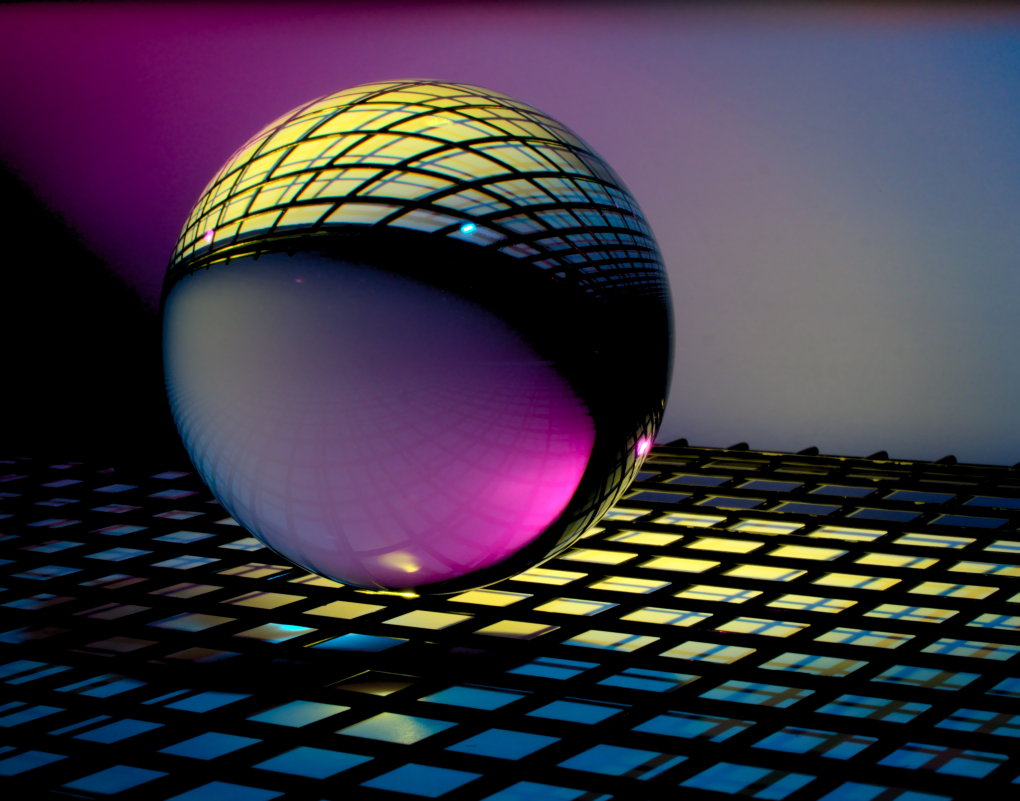
#> input picture images/glass-ball.jpg, 4077 x 3203 px (shown at 1/4 size)
$ python translation_rotation_scaling.py
#> lines starting #> are read from the running program, lines starting #| are printed output that depends on the picture
# import Opencv and numpy
import cv2 as cv
import numpy as np

# create instance of the image
img = cv.imread('../../images/glass-ball.jpg')
#> img is the input picture: shape (3203, 4077, 3); mean B, G, R 68.2, 54.6, 62.2
# check The image size
print(img.shape[:2])
#| (3203, 4077)
#######################################################################
#Image Resize

# Image size is very large so lets scale it down to (640, 480)
img_scale = cv.resize(img, (640,480), interpolation=cv.INTER_AREA)
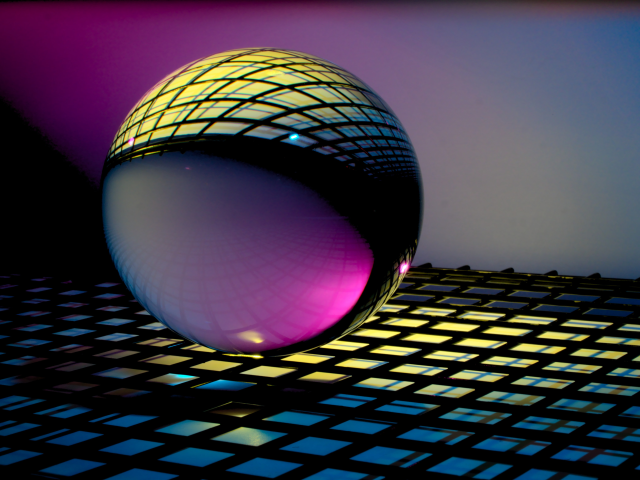
#> img_scale: shape (480, 640, 3); mean B, G, R 68.2, 54.6, 62.2
#take values for rows, cols
num_rows, num_cols = img_scale.shape[:2]
#> num_rows = 480; num_cols = 640


########################################################################
#Image Translation

# build a matrix for shift images
translation_mat = np.float32([[1,0,50], [0,1,50]])
# lets shift the image bottum-right direction
img_translation = cv.warpAffine(img_scale, translation_mat, (num_cols,num_rows))
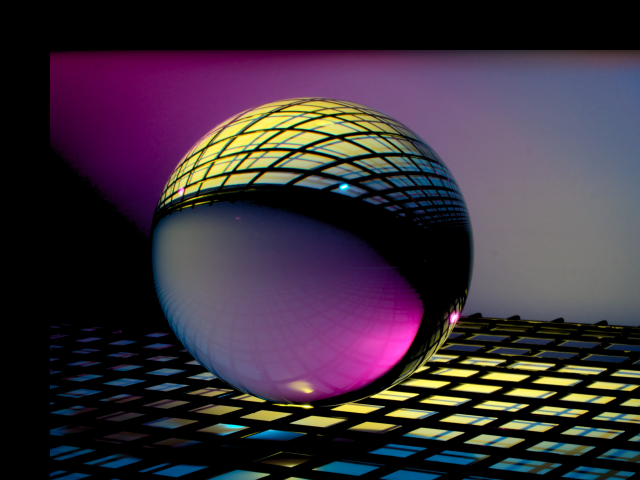
#> img_translation: shape (480, 640, 3); mean B, G, R 57.5, 46.5, 57.7

# Warpaffne function shifts the image in any direction but frame size does't change automatically,
#We can increase the frame size
translation_matrix = np.float32([[1,0, 0], [0, 1, 0]])
scaled_frame_img = cv.warpAffine(img_translation, translation_matrix, (num_cols + 70, num_rows + 70))
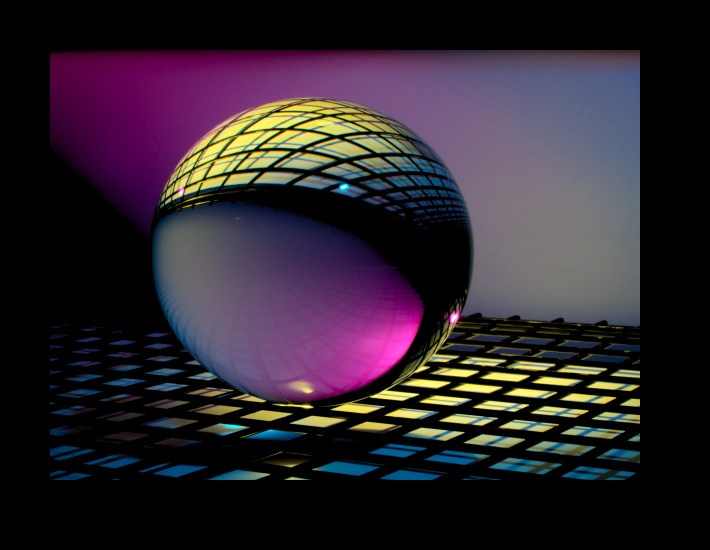
#> scaled_frame_img: shape (550, 710, 3); mean B, G, R 45.2, 36.6, 45.4

##########################################################################
#Image Rotation

# Create matrix translation_mat for rotation
translation_mat = np.float32([[1,0, int(0.5*num_cols -100)], [0,1,int(0.5*num_rows-185)]])
#> translation_mat = [[1, 0, 220], [0, 1, 55]]
#Create rotation matrix for give angle and points
rotation_mat = cv.getRotationMatrix2D((num_cols, num_rows), 30, 1)
img_trans = cv.warpAffine(img_scale, translation_mat,(2*num_cols,2*num_rows))
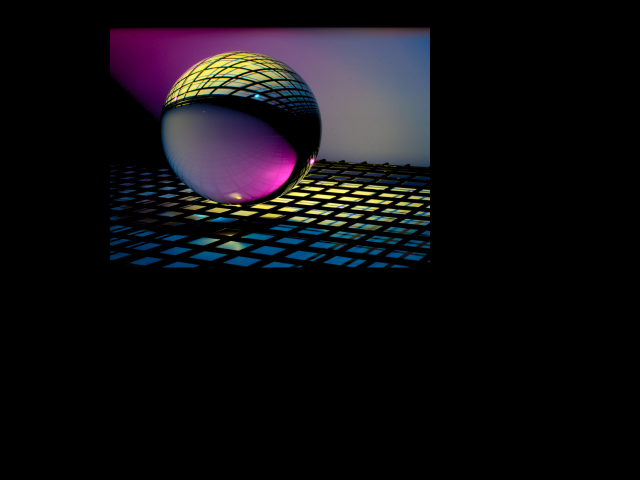
#> img_trans: shape (960, 1280, 3) (shown at 1/2 size); mean B, G, R 17, 13.6, 15.5
# lets make frame bigger
img_rotation = cv.warpAffine(img_trans, rotation_mat, (2*num_cols-426,2*num_rows-226))
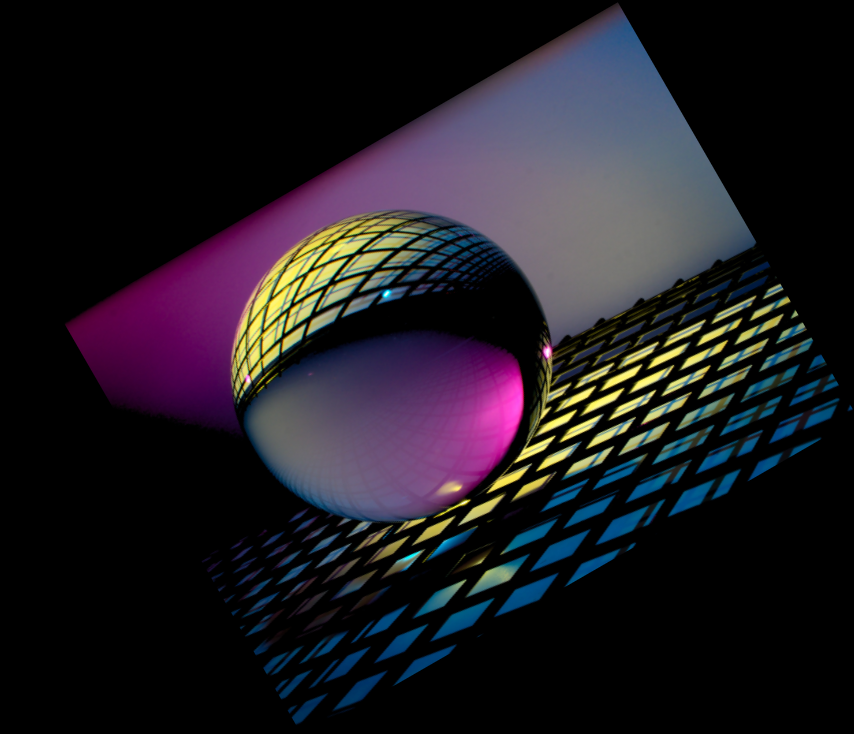
#> img_rotation: shape (734, 854, 3); mean B, G, R 33.4, 26.8, 30.5


# show Scaled image
cv.imshow('Scaled Image',img_scale)
# show Translate image
cv.imshow('Translation',img_translation)
# show translate image with bigger in frame bigger frame
cv.imshow('Translation_image',scaled_frame_img)
# show rotated image
cv.imshow('Rotation',img_rotation)
# Wait until any keyboard argument not pass
cv.waitKey(0)
